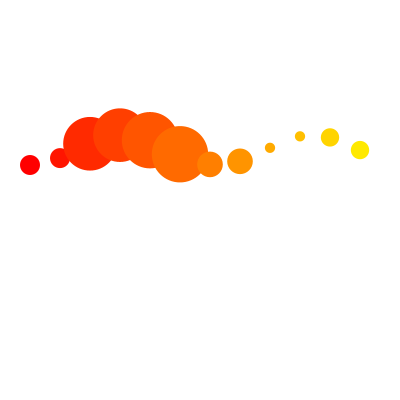
Frame 1 (no input)
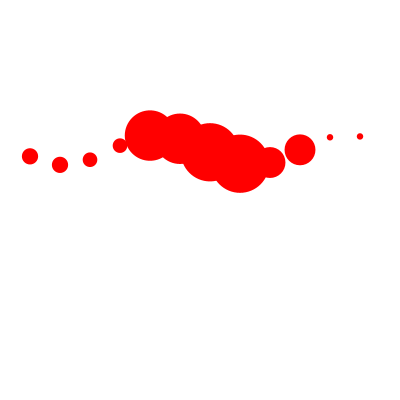
Frame 60 (the mouse pressed at the canvas centre just before this capture)
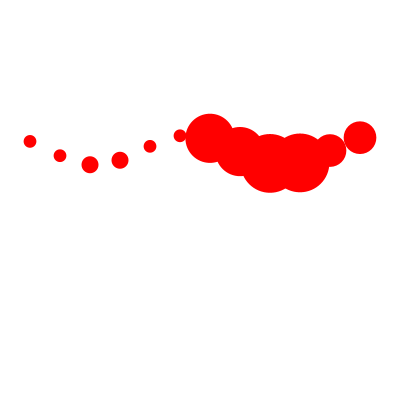
Frame 120 (the mouse held since frame 60 and released just before this capture)

The Processing sketch that drew these frames (run headless with seeded random() and noise(); from frame 60 on, the mouse is pressed at the canvas centre):

// Processing sketch: coloredCircleAnimation
// ── coloredCircleAnimation.pde
int n = 12;                  // 円の個数
int x[] = new int[n];       // 円の中心の x座標
float[] y = new float[n];   // 円の中心の y座標
int dx = 30;                // 円の中心間の距離
float[] h = new float[n];   // 円の色相
float[] d = new float[n];   // 円の直径
int theta = 0;
int dTheta = 5;
float rad;


void setup(){
  frameRate(24);
  size(400, 400);
  colorMode(HSB, 360, 100, 100);
  background(0, 0, 100);
  noStroke();
  for(int i = 0; i < x.length; i++){
    x[i] = 30 * (i + 1);
  }
}
void draw(){
  rad = radians(theta);
  theta += dTheta;
  background(0, 0, 100);
  for(int i = 0; i < h.length; i++) {
    h[i] = i * theta % 300;
//    h[i] = 100 * sin(rad+i) / 10;
    println(h[i]);
  }
  for(int i = 0; i < y.length; i++) {
    y[i] = 150 + 150 * cos(rad+i) / 10;
  }
  for(int i = 0; i < d.length; i++) {
    d[i] = 20 + 40 * sin(rad+i/2);
  }
  for(int i = 0; i < n; i++) {
    fill(h[i], 100, 100);         // i番目の円を塗る色を取り出して指定
    ellipse(x[i], y[i], d[i], d[i]);    // i番目の円の直径 d[i] を取り出す
   // ellipse(x[i],100,d[i],d[i]);
  }
}
